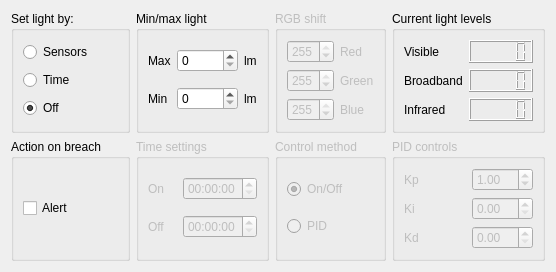
              <widget class="QWidget" name="tab_3">
               <attribute name="title">
                <string>Light</string>
               </attribute>
               <layout class="QGridLayout" name="gridLayout_2">
                <item row="2" column="3">
                 <layout class="QGridLayout" name="gridLayout">
                  <item row="0" column="0">
                   <widget class="QGroupBox" name="groupBox_38">
                    <property name="enabled">
                     <bool>false</bool>
                    </property>
                    <property name="title">
                     <string>Control method</string>
                    </property>
                    <layout class="QHBoxLayout" name="horizontalLayout_67">
                     <item>
                      <layout class="QGridLayout" name="gridLayout_37">
                       <item row="0" column="0">
                        <widget class="QRadioButton" name="light_control_onoff">
                         <property name="text">
                          <string>On/Off</string>
                         </property>
                         <property name="checked">
                          <bool>true</bool>
                         </property>
                        </widget>
                       </item>
                       <item row="1" column="0">
                        <widget class="QRadioButton" name="light_control_pid">
                         <property name="text">
                          <string>PID</string>
                         </property>
                        </widget>
                       </item>
                      </layout>
                     </item>
                    </layout>
                   </widget>
                  </item>
                 </layout>
                </item>
                <item row="0" column="1">
                 <widget class="QGroupBox" name="groupBox_4">
                  <property name="sizePolicy">
                   <sizepolicy hsizetype="MinimumExpanding" vsizetype="Preferred">
                    <horstretch>0</horstretch>
                    <verstretch>0</verstretch>
                   </sizepolicy>
                  </property>
                  <property name="title">
                   <string>Min/max light</string>
                  </property>
                  <layout class="QHBoxLayout" name="horizontalLayout_5">
                   <item>
                    <layout class="QGridLayout" name="gridLayout_4">
                     <item row="1" column="0">
                      <widget class="QLabel" name="label_2">
                       <property name="text">
                        <string>Min</string>
                       </property>
                      </widget>
                     </item>
                     <item row="1" column="1">
                      <widget class="QSpinBox" name="light_light_min">
                       <property name="maximum">
                        <number>10000</number>
                       </property>
                      </widget>
                     </item>
                     <item row="0" column="1">
                      <widget class="QSpinBox" name="light_light_max">
                       <property name="maximum">
                        <number>10000</number>
                       </property>
                      </widget>
                     </item>
                     <item row="0" column="0">
                      <widget class="QLabel" name="label">
                       <property name="text">
                        <string>Max</string>
                       </property>
                      </widget>
                     </item>
                     <item row="0" column="2">
                      <widget class="QLabel" name="label_3">
                       <property name="text">
                        <string>lm</string>
                       </property>
                      </widget>
                     </item>
                     <item row="1" column="2">
                      <widget class="QLabel" name="label_4">
                       <property name="text">
                        <string>lm</string>
                       </property>
                      </widget>
                     </item>
                    </layout>
                   </item>
                  </layout>
                 </widget>
                </item>
                <item row="0" column="3">
                 <widget class="QGroupBox" name="groupBox_2">
                  <property name="enabled">
                   <bool>false</bool>
                  </property>
                  <property name="sizePolicy">
                   <sizepolicy hsizetype="MinimumExpanding" vsizetype="Preferred">
                    <horstretch>0</horstretch>
                    <verstretch>0</verstretch>
                   </sizepolicy>
                  </property>
                  <property name="title">
                   <string>RGB shift</string>
                  </property>
                  <layout class="QHBoxLayout" name="horizontalLayout_7">
                   <item>
                    <layout class="QGridLayout" name="gridLayout_6">
                     <item row="0" column="0">
                      <widget class="QSpinBox" name="light_rgb_red">
                       <property name="enabled">
                        <bool>false</bool>
                       </property>
                       <property name="maximum">
                        <number>255</number>
                       </property>
                       <property name="value">
                        <number>255</number>
                       </property>
                      </widget>
                     </item>
                     <item row="1" column="0">
                      <widget class="QSpinBox" name="light_rgb_green">
                       <property name="enabled">
                        <bool>false</bool>
                       </property>
                       <property name="maximum">
                        <number>255</number>
                       </property>
                       <property name="value">
                        <number>255</number>
                       </property>
                      </widget>
                     </item>
                     <item row="2" column="0">
                      <widget class="QSpinBox" name="light_rgb_blue">
                       <property name="enabled">
                        <bool>false</bool>
                       </property>
                       <property name="maximum">
                        <number>255</number>
                       </property>
                       <property name="value">
                        <number>255</number>
                       </property>
                      </widget>
                     </item>
                     <item row="2" column="1">
                      <widget class="QLabel" name="label_7">
                       <property name="enabled">
                        <bool>false</bool>
                       </property>
                       <property name="text">
                        <string>Blue</string>
                       </property>
                      </widget>
                     </item>
                     <item row="1" column="1">
                      <widget class="QLabel" name="label_8">
                       <property name="enabled">
                        <bool>false</bool>
                       </property>
                       <property name="text">
                        <string>Green</string>
                       </property>
                      </widget>
                     </item>
                     <item row="0" column="1">
                      <widget class="QLabel" name="label_9">
                       <property name="enabled">
                        <bool>false</bool>
                       </property>
                       <property name="text">
                        <string>Red</string>
                       </property>
                      </widget>
                     </item>
                    </layout>
                   </item>
                  </layout>
                 </widget>
                </item>
                <item row="2" column="0">
                 <widget class="QGroupBox" name="groupBox">
                  <property name="title">
                   <string>Action on breach</string>
                  </property>
                  <layout class="QHBoxLayout" name="horizontalLayout_8">
                   <item>
                    <layout class="QGridLayout" name="gridLayout_7">
                     <item row="0" column="0">
                      <widget class="QCheckBox" name="light_bool_alert">
                       <property name="text">
                        <string>Alert</string>
                       </property>
                      </widget>
                     </item>
                    </layout>
                   </item>
                  </layout>
                 </widget>
                </item>
                <item row="0" column="0">
                 <widget class="QGroupBox" name="groupBox_5">
                  <property name="sizePolicy">
                   <sizepolicy hsizetype="MinimumExpanding" vsizetype="Preferred">
                    <horstretch>0</horstretch>
                    <verstretch>0</verstretch>
                   </sizepolicy>
                  </property>
                  <property name="title">
                   <string>Set light by:</string>
                  </property>
                  <layout class="QHBoxLayout" name="horizontalLayout_4">
                   <item>
                    <layout class="QVBoxLayout" name="verticalLayout_3">
                     <item>
                      <widget class="QRadioButton" name="light_trigers_sensors">
                       <property name="sizePolicy">
                        <sizepolicy hsizetype="Minimum" vsizetype="Fixed">
                         <horstretch>0</horstretch>
                         <verstretch>0</verstretch>
                        </sizepolicy>
                       </property>
                       <property name="text">
                        <string>Sensors</string>
                       </property>
                      </widget>
                     </item>
                     <item>
                      <widget class="QRadioButton" name="light_trigers_time">
                       <property name="text">
                        <string>Time</string>
                       </property>
                      </widget>
                     </item>
                     <item>
                      <widget class="QRadioButton" name="light_trigers_off">
                       <property name="text">
                        <string>Off</string>
                       </property>
                       <property name="checked">
                        <bool>true</bool>
                       </property>
                      </widget>
                     </item>
                    </layout>
                   </item>
                  </layout>
                 </widget>
                </item>
                <item row="0" column="4">
                 <widget class="QGroupBox" name="groupBox_21">
                  <property name="sizePolicy">
                   <sizepolicy hsizetype="MinimumExpanding" vsizetype="Preferred">
                    <horstretch>0</horstretch>
                    <verstretch>0</verstretch>
                   </sizepolicy>
                  </property>
                  <property name="title">
                   <string>Current light levels</string>
                  </property>
                  <layout class="QHBoxLayout" name="horizontalLayout_30">
                   <item>
                    <layout class="QGridLayout" name="gridLayout_23">
                     <item row="1" column="0">
                      <widget class="QLabel" name="label_31">
                       <property name="text">
                        <string>Broadband</string>
                       </property>
                      </widget>
                     </item>
                     <item row="0" column="0">
                      <widget class="QLabel" name="label_30">
                       <property name="text">
                        <string>Visible</string>
                       </property>
                      </widget>
                     </item>
                     <item row="1" column="1">
                      <widget class="QLCDNumber" name="light_sensor_lcd_broadband"/>
                     </item>
                     <item row="0" column="1">
                      <widget class="QLCDNumber" name="light_sensor_lcd_visible"/>
                     </item>
                     <item row="2" column="0">
                      <widget class="QLabel" name="label_35">
                       <property name="text">
                        <string>Infrared</string>
                       </property>
                      </widget>
                     </item>
                     <item row="2" column="1">
                      <widget class="QLCDNumber" name="light_sensor_lcd_infrared"/>
                     </item>
                    </layout>
                   </item>
                  </layout>
                 </widget>
                </item>
                <item row="2" column="4">
                 <widget class="QGroupBox" name="groupBox_35">
                  <property name="enabled">
                   <bool>false</bool>
                  </property>
                  <property name="title">
                   <string>PID controls</string>
                  </property>
                  <layout class="QHBoxLayout" name="horizontalLayout_63">
                   <item>
                    <layout class="QGridLayout" name="gridLayout_34">
                     <item row="1" column="1">
                      <widget class="QDoubleSpinBox" name="doubleSpinBox_2"/>
                     </item>
                     <item row="1" column="0">
                      <widget class="QLabel" name="label_80">
                       <property name="text">
                        <string>Ki</string>
                       </property>
                      </widget>
                     </item>
                     <item row="0" column="0">
                      <widget class="QLabel" name="label_79">
                       <property name="text">
                        <string>Kp</string>
                       </property>
                      </widget>
                     </item>
                     <item row="0" column="1">
                      <widget class="QDoubleSpinBox" name="doubleSpinBox">
                       <property name="value">
                        <double>1.000000000000000</double>
                       </property>
                      </widget>
                     </item>
                     <item row="2" column="1">
                      <widget class="QDoubleSpinBox" name="doubleSpinBox_3"/>
                     </item>
                     <item row="2" column="0">
                      <widget class="QLabel" name="label_81">
                       <property name="text">
                        <string>Kd</string>
                       </property>
                      </widget>
                     </item>
                    </layout>
                   </item>
                  </layout>
                 </widget>
                </item>
                <item row="2" column="1">
                 <widget class="QGroupBox" name="groupBox_3">
                  <property name="enabled">
                   <bool>false</bool>
                  </property>
                  <property name="title">
                   <string>Time settings</string>
                  </property>
                  <layout class="QHBoxLayout" name="horizontalLayout_6">
                   <item>
                    <layout class="QGridLayout" name="gridLayout_5">
                     <item row="1" column="0">
                      <widget class="QLabel" name="label_6">
                       <property name="text">
                        <string>Off</string>
                       </property>
                      </widget>
                     </item>
                     <item row="0" column="0">
                      <widget class="QLabel" name="label_5">
                       <property name="text">
                        <string>On</string>
                       </property>
                      </widget>
                     </item>
                     <item row="0" column="1">
                      <widget class="QTimeEdit" name="light_time_on"/>
                     </item>
                     <item row="1" column="1">
                      <widget class="QTimeEdit" name="light_time_off"/>
                     </item>
                    </layout>
                   </item>
                  </layout>
                 </widget>
                </item>
               </layout>
              </widget>
